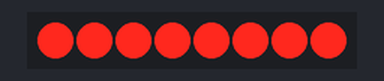
Recording of a sketch running on a simulated Arduino Uno, built with avr-gcc and run on an emulated ATmega328P. Shown: 8 shift-register outputs drawn as a row of LEDs (first output left, lit = HIGH). Wiring (inferred from the names in the program): shift register (74HC595): data pin 6; shift clock pin 7; latch pin 5. Wiring (inferred from the signals the program sends): row of LEDs: on Q0, Q1, Q2, Q3, Q4, Q5, Q6, Q7. What the sketch prints to the serial monitor is not drawn.

Above: at 0.1 s.
At 3.6 s:
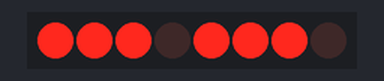
At 6.6 s:
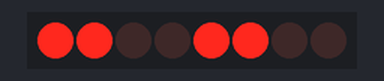
At 10.1 s:
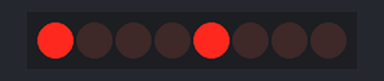
Timing chart, 0 to 15.0 s (numbered marks = the images above):
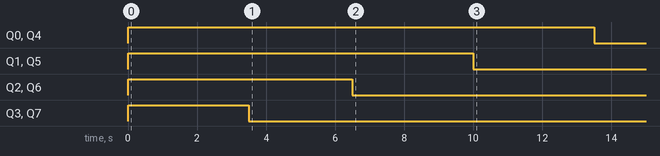

Measured:
- by itself, Q0, Q4: LOW → HIGH at 0.00 s, → LOW 13.5 s later
- by itself, Q1, Q5: LOW → HIGH at 0.00 s, → LOW 10.0 s later
- by itself, Q2, Q6: LOW → HIGH at 0.00 s, → LOW 6.5 s later
- by itself, Q3, Q7: LOW → HIGH at 0.00 s, → LOW 3.5 s later

The sketch:

shiftRegisterTest1.ino
```cpp
//**************************************************************//
//  Name    : shiftOutCode, Hello World
//  Author  : Carlyn Maw,Tom Igoe, David A. Mellis
//  Date    : 25 Oct, 2006
//  Modified: 23 Mar 2010
//  Version : 2.0
//  Notes   : Code for using a 74HC595 Shift Register           //
//          : to count from 0 to 255
//****************************************************************

//Pin connected to ST_CP of 74HC595
int latchPin = 5;
//Pin connected to SH_CP of 74HC595
int clockPin = 7;
////Pin connected to DS of 74HC595
int dataPin = 6;


void setup() {
  Serial.begin(9600);
  //set pins to output so you can control the shift register
  pinMode(latchPin, OUTPUT);
  pinMode(clockPin, OUTPUT);
  pinMode(dataPin, OUTPUT);
}
 int hungryAmount = 15;
 int happyAmount = 15;
 int shiftAmount = 0;
 int timeElapsed = 0;
 int lastFeedTime = 0;
 int lastHappyTime = 0;
 int timeCounter = 0;
 int counter = 0;

 void Hungry(){
  if (millis()- lastFeedTime > 3000) {
    if (hungryAmount > 0 && hungryAmount < 16){
      hungryAmount = hungryAmount >> 1;
      Serial.print(hungryAmount);
      lastFeedTime = millis();


      }
    }
 }

  void Happiness(){
  if (millis()- lastHappyTime > 3000) {
    if (happyAmount > 0 && happyAmount < 16){
      happyAmount = happyAmount >> 1;
      Serial.print(happyAmount);
      lastHappyTime = millis();

      }
    }
 }


void MASHUP(){

  shiftAmount = (happyAmount << 4 ) + hungryAmount;

  }

void loop() {
  // count from 0 to 255 and display the number
  // on the LEDs
  for (int numberToDisplay = 0; numberToDisplay < 256; numberToDisplay++) {
    // take the latchPin low so
    // the LEDs don't change while you're sending in bits:
    digitalWrite(latchPin, LOW);
    // shift out the bits:
    Happiness();
    Hungry();
    MASHUP();
    shiftOut(dataPin, clockPin, MSBFIRST, shiftAmount);

    //take the latch pin high so the LEDs will light up:
    digitalWrite(latchPin, HIGH);
    // pause before next value:
    delay(500);
  }
}
```
